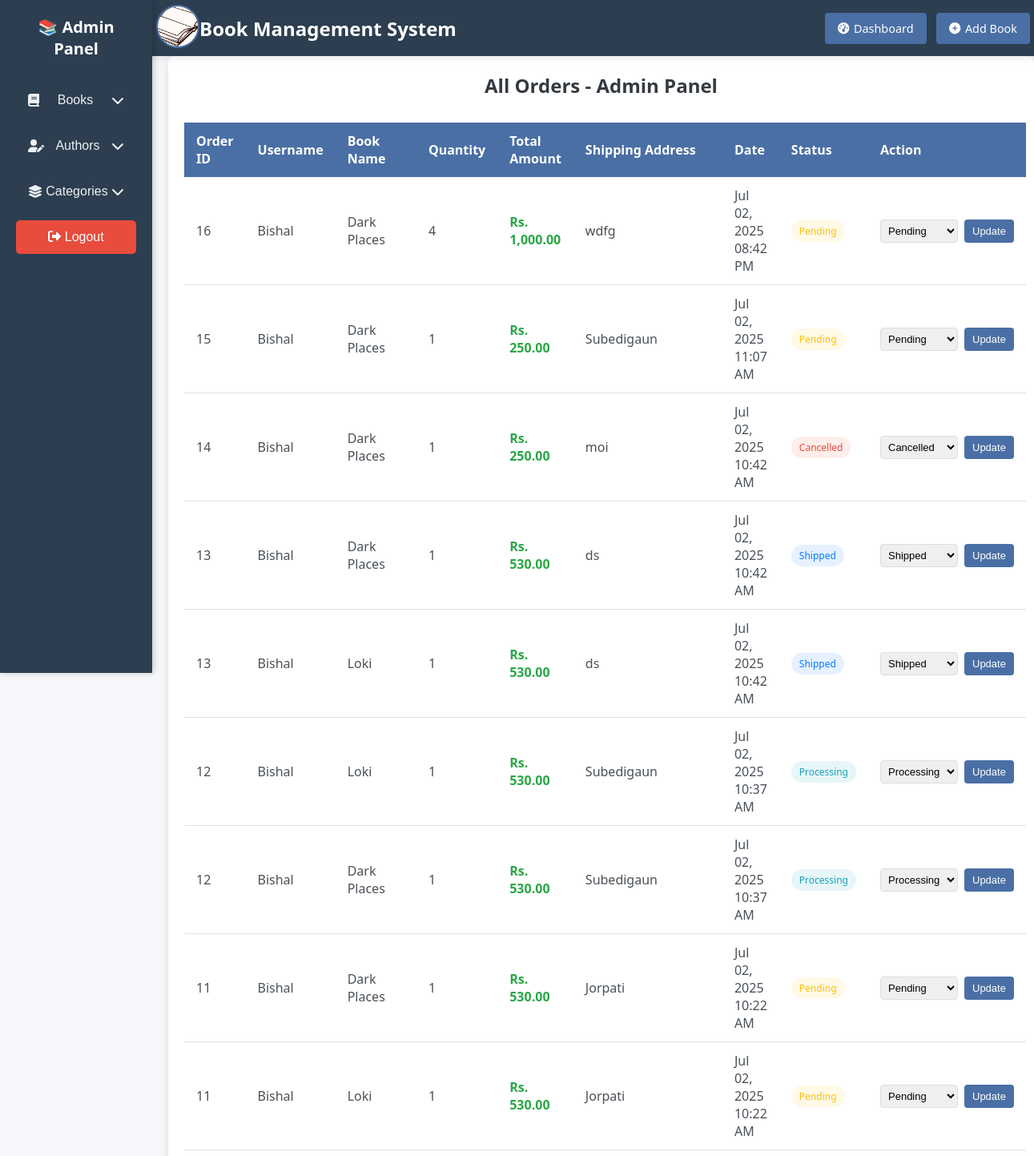
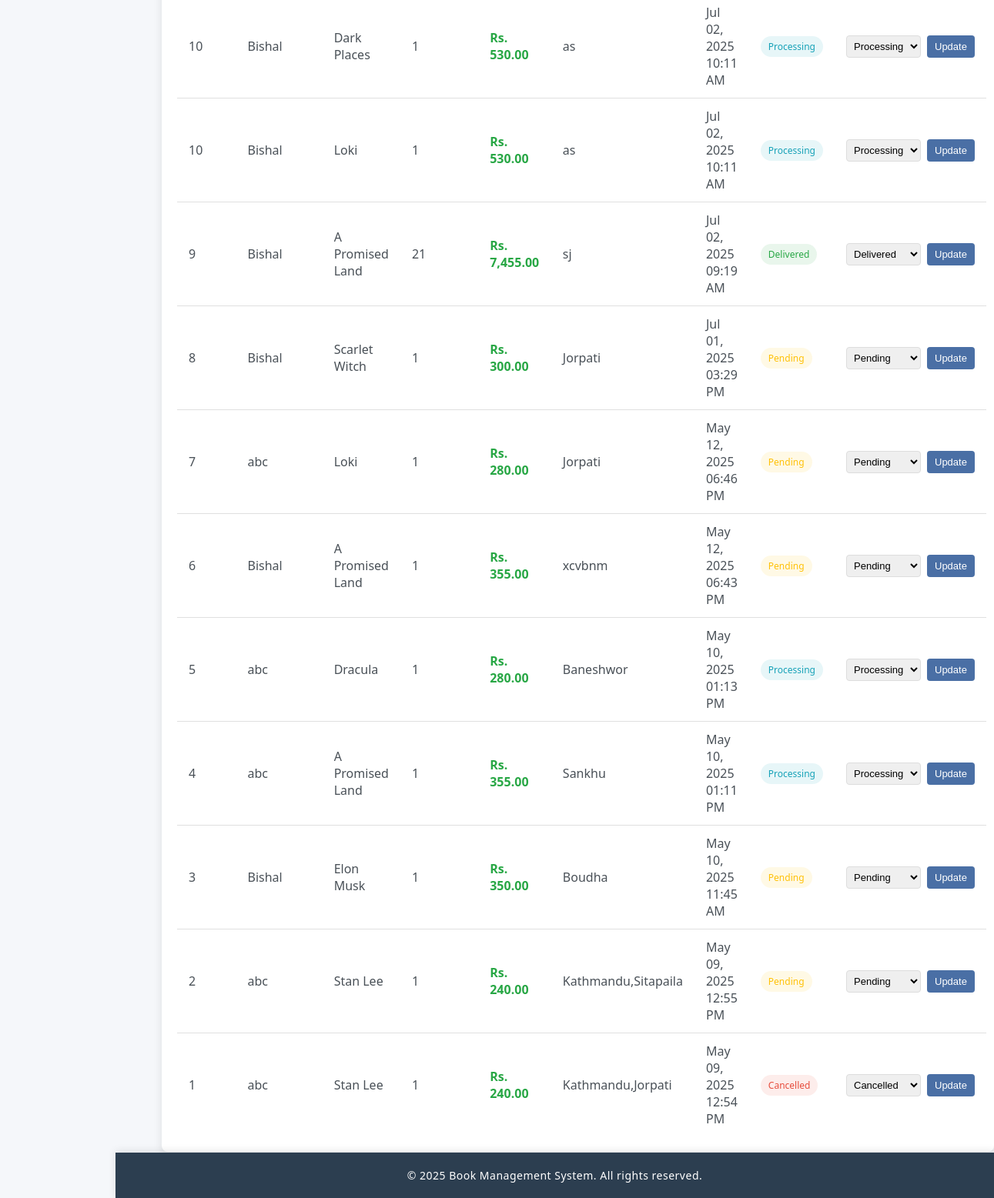
Page /admin/allorder.php (signed in) on the committed database (2 pictures, top to bottom).
### tables this page shows
CREATE TABLE `orders` (
  `order_id` int(11) NOT NULL,
  `user_id` int(11) NOT NULL,
  `total_amount` float NOT NULL,
  `shipping_address` varchar(20) NOT NULL,
  `date` datetime(6) NOT NULL DEFAULT current_timestamp(6),
  `payment_status` varchar(20) NOT NULL DEFAULT 'pending',
  `payment_method` varchar(50) DEFAULT NULL,
  `status` varchar(20) NOT NULL DEFAULT 'pending'
);

CREATE TABLE `users` (
  `id` int(11) NOT NULL,
  `username` varchar(50) NOT NULL,
  `email` varchar(50) NOT NULL,
  `password` varchar(255) DEFAULT NULL
);

CREATE TABLE `books` (
  `book_id` int(10) NOT NULL,
  `title` varchar(50) NOT NULL,
  `isbn` varchar(50) NOT NULL,
  `price` float NOT NULL,
  `author_id` int(10) NOT NULL,
  `category_id` int(10) NOT NULL,
  `publication_year` year(4) NOT NULL,
  `publisher` varchar(50) NOT NULL,
  `copies_available` int(10) UNSIGNED NOT NULL,
  `total_copies` int(5) UNSIGNED NOT NULL,
  `image` varchar(255) NOT NULL
);

CREATE TABLE `order_items` (
  `item_id` int(11) NOT NULL,
  `order_id` int(11) NOT NULL,
  `book_id` int(11) NOT NULL,
  `quantity` int(11) NOT NULL DEFAULT 1,
  `price` float(10,2) NOT NULL,
  `date` datetime(6) NOT NULL DEFAULT current_timestamp(6)
);

### admin/allorder.php (the view, shortened to what this page needs)
<?php
include('../db.php');
include('header.php');
include('sidebar.php');
$query = "
    SELECT
        orders.order_id,
        users.username,
        books.title AS book_name,
        order_items.quantity,
        orders.total_amount,
        orders.shipping_address,
        orders.date,
        orders.status
    FROM
        orders
    JOIN
        order_items ON orders.order_id = order_items.order_id
    JOIN
        users ON orders.user_id = users.id
    JOIN
        books ON order_items.book_id = books.book_id
    ORDER BY
        orders.date DESC
";
$stmt = $conn->prepare($query);
$stmt->execute();
$results = $stmt->fetchAll(PDO::FETCH_ASSOC);
?>
<!DOCTYPE html>
<html>
<head>
</head>
<body>
    <div class="orders-container">
        <div class="page-header">
            <h1>All Orders - Admin Panel</h1>
        </div>
        <table>
            <thead>
                <tr>
                    <th>Order ID</th>
                    <th>Username</th>
                    <th>Book Name</th>
                    <th>Quantity</th>
                    <th>Total Amount</th>
                    <th>Shipping Address</th>
                    <th>Date</th>
                    <th>Status</th>
                    <th>Action</th>
                </tr>
            </thead>
            <tbody>
                <?php if (count($results) > 0): ?>
                    <?php foreach ($results as $row): ?>
                        <tr>
                            <td><?= htmlspecialchars($row['order_id']) ?></td>
                            <td><?= htmlspecialchars($row['username']) ?></td>
                            <td><?= htmlspecialchars($row['book_name']) ?></td>
                            <td><?= htmlspecialchars($row['quantity']) ?></td>
                            <td class="amount-cell">Rs. <?= number_format($row['total_amount'], 2) ?></td>
                            <td><?= htmlspecialchars($row['shipping_address']) ?></td>
                            <td><?= date('M d, Y h:i A', strtotime($row['date'])) ?></td>
                            <td>
                                <span class="status-badge status-<?= strtolower($row['status']) ?>">
                                    <?= ucfirst($row['status']) ?>
                                </span>
                            </td>
                            <td>
                                <form method="POST" class="status-form">
                                    <select name="status" class="status-select">
                                        <option value="pending" <?= $row['status'] == 'pending' ? 'selected' : '' ?>>Pending</option>
                                        <option value="processing" <?= $row['status'] == 'processing' ? 'selected' : '' ?>>Processing</option>
                                        <option value="shipped" <?= $row['status'] == 'shipped' ? 'selected' : '' ?>>Shipped</option>
                                        <option value="delivered" <?= $row['status'] == 'delivered' ? 'selected' : '' ?>>Delivered</option>
                                        <option value="cancelled" <?= $row['status'] == 'cancelled' ? 'selected' : '' ?>>Cancelled</option>
                                    </select>
                                    <button type="submit" name="update_status" class="update-btn">Update</button>
                                </form>
                            </td>
                        </tr>
                    <?php endforeach; ?>
                <?php else: ?>
                    <tr>
                        <td colspan="9" class="no-orders">No orders found.</td>
                    </tr>
                <?php endif; ?>
            </tbody>
        </table>
    </div>
    <?php include('footer.php'); ?>
</body>
</html>

### admin/allorder.php (style rules this page uses)
:root { --primary-color: #4a6fa5; --secondary-color: #3a5a80; --success-color: #28a745; --danger-color: #e74c3c; --warning-color: #ffc107; --info-color: #17a2b8; --light-gray: #f8f9fa; --dark-gray: #343a40; --text-color: #495057; --border-radius: 8px; --box-shadow: 0 4px 12px rgba(0, 0, 0, 0.1); }
body { font-family: 'Segoe UI', Tahoma, Geneva, Verdana, sans-serif; background-color: #f5f7fa; margin: 0; padding: 0; margin-left: 150px; width: calc(100% - 150px); color: var(--text-color); box-sizing: border-box; }
.orders-container { padding: 20px; margin-top: 70px; margin-bottom: 60px; margin-left: 60px; background: white; border-radius: var(--border-radius); box-shadow: var(--box-shadow); }
.page-header { display: flex; justify-content: center; align-items: center; margin-bottom: 30px; text-align: center; }
h1 { color: var(--dark-gray); font-size: 24px; margin: 0; }
table { width: 100%; border-collapse: separate; border-spacing: 0; background: white; }
thead { background-color: var(--primary-color); color: white; position: sticky; top: 70px; z-index: 100; }
th { padding: 12px 15px; text-align: left; font-weight: 600; }
td { padding: 12px 15px; border-bottom: 1px solid #e0e0e0; }
tr:last-child td { border-bottom: none; }
.amount-cell { font-weight: 600; color: var(--success-color); }
.status-badge { padding: 5px 10px; border-radius: 20px; font-size: 12px; font-weight: 500; display: inline-block; }
.status-pending { background-color: rgba(255, 193, 7, 0.1); color: var(--warning-color); }
.status-processing { background-color: rgba(23, 162, 184, 0.1); color: var(--info-color); }
.status-shipped { background-color: rgba(0, 123, 255, 0.1); color: #007bff; }
.status-delivered { background-color: rgba(40, 167, 69, 0.1); color: var(--success-color); }
.status-cancelled { background-color: rgba(231, 76, 60, 0.1); color: var(--danger-color); }
.status-form { display: flex; gap: 8px; }
.status-select { padding: 5px; border-radius: 4px; border: 1px solid #ddd; font-size: 13px; }
.update-btn { padding: 5px 10px; background-color: var(--primary-color); color: white; border: none; border-radius: 4px; cursor: pointer; font-size: 13px; transition: background-color 0.3s; }

### rows in the picture
orders: order_id "16", user.username "Bishal", books.title "Dark Places", order_items.quantity "4", total_amount "1,000.00", shipping_address "wdfg", date "Jul 02, 2025 08:42 PM", status "Pending"
orders: order_id "15", user.username "Bishal", books.title "Dark Places", order_items.quantity "1", total_amount "250.00", shipping_address "Subedigaun", date "Jul 02, 2025 11:07 AM", status "Pending"
orders: order_id "14", user.username "Bishal", books.title "Dark Places", order_items.quantity "1", total_amount "250.00", shipping_address "moi", date "Jul 02, 2025 10:42 AM", status "Cancelled"
orders: order_id "13", user.username "Bishal", books.title "Dark Places", order_items.quantity "1", total_amount "530.00", shipping_address "ds", date "Jul 02, 2025 10:42 AM", status "Shipped", books.title "Loki"
orders: order_id "12", user.username "Bishal", books.title "Loki", order_items.quantity "1", total_amount "530.00", shipping_address "Subedigaun", date "Jul 02, 2025 10:37 AM", status "Processing", books.title "Dark Places"
orders: order_id "11", user.username "Bishal", books.title "Dark Places", order_items.quantity "1", total_amount "530.00", shipping_address "Jorpati", date "Jul 02, 2025 10:22 AM", status "Pending", books.title "Loki"
orders: order_id "10", user.username "Bishal", books.title "Dark Places", order_items.quantity "1", total_amount "530.00", shipping_address "as", date "Jul 02, 2025 10:11 AM", status "Processing", books.title "Loki"
orders: order_id "9", user.username "Bishal", books.title "A Promised Land", order_items.quantity "21", total_amount "7,455.00", shipping_address "sj", date "Jul 02, 2025 09:19 AM", status "Delivered"
orders: order_id "8", user.username "Bishal", books.title "Scarlet Witch", order_items.quantity "1", total_amount "300.00", shipping_address "Jorpati", date "Jul 01, 2025 03:29 PM", status "Pending"
orders: order_id "7", user.username "abc", books.title "Loki", order_items.quantity "1", total_amount "280.00", shipping_address "Jorpati", date "May 12, 2025 06:46 PM", status "Pending"
orders: order_id "6", user.username "Bishal", books.title "A Promised Land", order_items.quantity "1", total_amount "355.00", shipping_address "xcvbnm", date "May 12, 2025 06:43 PM", status "Pending"
orders: order_id "5", user.username "abc", books.title "Dracula", order_items.quantity "1", total_amount "280.00", shipping_address "Baneshwor", date "May 10, 2025 01:13 PM", status "Processing"
orders: order_id "4", user.username "abc", books.title "A Promised Land", order_items.quantity "1", total_amount "355.00", shipping_address "Sankhu", date "May 10, 2025 01:11 PM", status "Processing"
orders: order_id "3", user.username "Bishal", books.title "Elon Musk", order_items.quantity "1", total_amount "350.00", shipping_address "Boudha", date "May 10, 2025 11:45 AM", status "Pending"
orders: order_id "2", user.username "abc", books.title "Stan Lee", order_items.quantity "1", total_amount "240.00", shipping_address "Kathmandu,Sitapaila", date "May 09, 2025 12:55 PM", status "Pending"
orders: order_id "1", user.username "abc", books.title "Stan Lee", order_items.quantity "1", total_amount "240.00", shipping_address "Kathmandu,Jorpati", date "May 09, 2025 12:54 PM", status "Cancelled"
